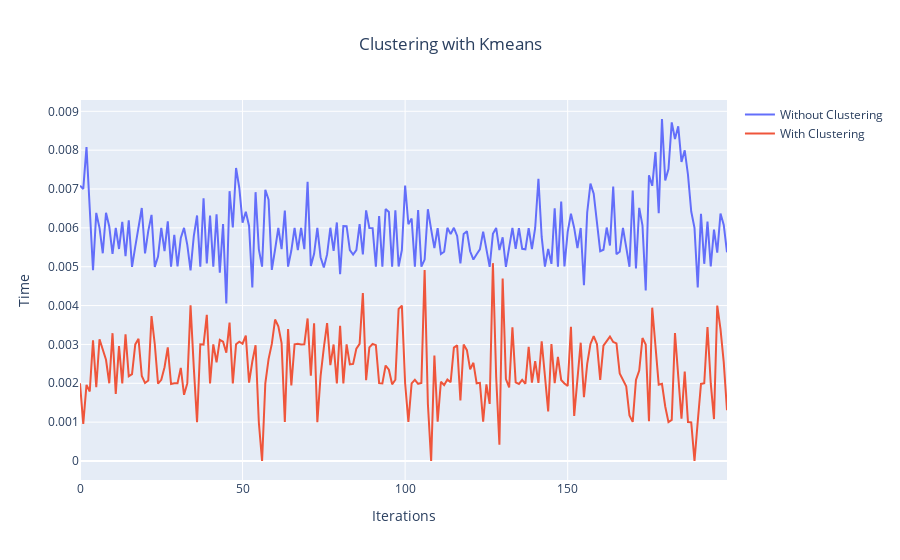

The notebook cell this image was saved under:
### Code cell
import plotly.graph_objs as go

# Convert range(200) to a list
x_values = list(range(200))

# Create traces for the two lines
trace1 = go.Scatter(x=x_values, y=without_clust, mode='lines', name='Without Clustering')
trace2 = go.Scatter(x=x_values, y=with_clust, mode='lines', name='With Clustering')

# Create layout
layout = go.Layout(title='Clustering with Kmeans',
                   xaxis=dict(title='Iterations'),
                   yaxis=dict(title='Time'),
                   title_x=0.5,  # Title centered horizontally
                   title_xanchor='center')  # Title centered horizontally

# Create figure object
fig = go.Figure(data=[trace1, trace2], layout=layout)

# Show the plot
fig.show()

### Figure 1 — Plotly figure (JSON) as saved in the notebook; plotly's stock layout.template omitted (floating-point values rounded to 4 significant figures; data arrays with more than 128 entries replaced by an {"elided": "..."} marker saying what was removed)
{"data": [{"mode": "lines", "name": "Without Clustering", "type": "scatter", "x": {"elided": "200 int values"}, "y": {"elided": "200 float values"}}, {"mode": "lines", "name": "With Clustering", "type": "scatter", "x": {"elided": "200 int values"}, "y": {"elided": "200 float values"}}], "layout": {"title": {"text": "Clustering with Kmeans", "x": 0.5, "xanchor": "center"}, "xaxis": {"title": {"text": "Iterations"}}, "yaxis": {"title": {"text": "Time"}}}}
